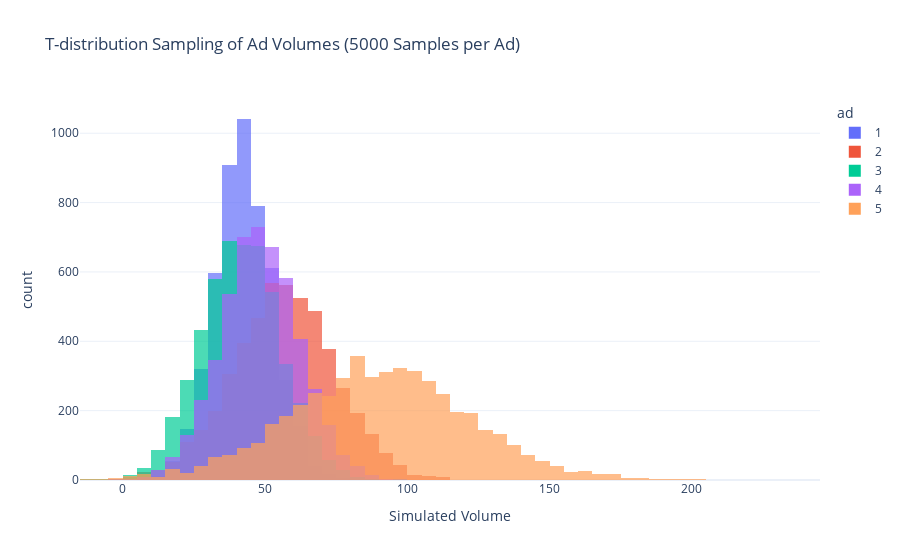

The code cell stored with this chart in its notebook:
### Code cell
import plotly.express as px

fig = px.histogram(
    samples_df,
    x="sampled_volume",
    color="ad",
    nbins=60,
    title="T-distribution Sampling of Ad Volumes (5000 Samples per Ad)",
    labels={"sampled_volume": "Simulated Volume"},
    opacity=0.7,
    barmode="overlay"
)
fig.update_layout(template="plotly_white")
fig.show()

### Figure 1 — Plotly figure (JSON) as saved in the notebook; plotly's stock layout.template omitted (floating-point values rounded to 4 significant figures; data arrays with more than 128 entries replaced by an {"elided": "..."} marker saying what was removed)
{"data": [{"bingroup": "x", "hovertemplate": "ad=1<br>Simulated Volume=%{x}<br>count=%{y}<extra></extra>", "legendgroup": "1", "marker": {"color": "#636efa", "opacity": 0.7, "pattern": {"shape": ""}}, "name": "1", "nbinsx": 60, "orientation": "v", "showlegend": true, "type": "histogram", "x": {"elided": "5000 float values"}, "xaxis": "x", "yaxis": "y"}, {"bingroup": "x", "hovertemplate": "ad=2<br>Simulated Volume=%{x}<br>count=%{y}<extra></extra>", "legendgroup": "2", "marker": {"color": "#EF553B", "opacity": 0.7, "pattern": {"shape": ""}}, "name": "2", "nbinsx": 60, "orientation": "v", "showlegend": true, "type": "histogram", "x": {"elided": "5000 float values"}, "xaxis": "x", "yaxis": "y"}, {"bingroup": "x", "hovertemplate": "ad=3<br>Simulated Volume=%{x}<br>count=%{y}<extra></extra>", "legendgroup": "3", "marker": {"color": "#00cc96", "opacity": 0.7, "pattern": {"shape": ""}}, "name": "3", "nbinsx": 60, "orientation": "v", "showlegend": true, "type": "histogram", "x": {"elided": "5000 float values"}, "xaxis": "x", "yaxis": "y"}, {"bingroup": "x", "hovertemplate": "ad=4<br>Simulated Volume=%{x}<br>count=%{y}<extra></extra>", "legendgroup": "4", "marker": {"color": "#ab63fa", "opacity": 0.7, "pattern": {"shape": ""}}, "name": "4", "nbinsx": 60, "orientation": "v", "showlegend": true, "type": "histogram", "x": {"elided": "5000 float values"}, "xaxis": "x", "yaxis": "y"}, {"bingroup": "x", "hovertemplate": "ad=5<br>Simulated Volume=%{x}<br>count=%{y}<extra></extra>", "legendgroup": "5", "marker": {"color": "#FFA15A", "opacity": 0.7, "pattern": {"shape": ""}}, "name": "5", "nbinsx": 60, "orientation": "v", "showlegend": true, "type": "histogram", "x": {"elided": "5000 float values"}, "xaxis": "x", "yaxis": "y"}], "layout": {"barmode": "overlay", "legend": {"title": {"text": "ad"}, "tracegroupgap": 0}, "title": {"text": "T-distribution Sampling of Ad Volumes (5000 Samples per Ad)"}, "xaxis": {"anchor": "y", "domain": [0, 1], "title": {"text": "Simulated Volume"}}, "yaxis": {"anchor": "x", "domain": [0, 1], "title": {"text": "count"}}}}
